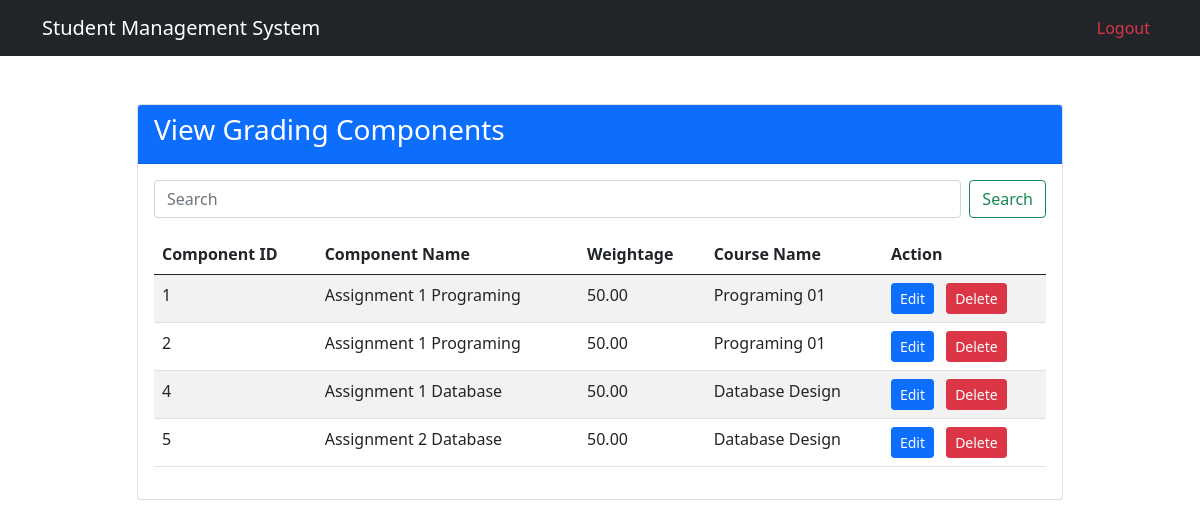
The page /view_grading_components.php on the database its author committed.
### tables this page shows
CREATE TABLE `GradingComponent` (
  `ComponentID` int(11) NOT NULL,
  `ComponentName` varchar(100) NOT NULL,
  `Weightage` decimal(5,2) NOT NULL CHECK (`Weightage` >= 0 and `Weightage` <= 100),
  `CourseID` int(11) DEFAULT NULL
);

CREATE TABLE `Course` (
  `CourseID` int(11) NOT NULL,
  `CourseCode` varchar(20) NOT NULL,
  `CourseName` varchar(100) NOT NULL,
  `Description` text DEFAULT NULL,
  `Department` varchar(50) DEFAULT NULL,
  `CreditHours` int(11) NOT NULL
);

### view_grading_components.php (the view, shortened to what this page needs)
<!DOCTYPE html>
<html>
<head>
    <link href="https://cdn.jsdelivr.net/npm/bootstrap@5.0.2/dist/css/bootstrap.min.css" rel="stylesheet">
</head>
<body>
    <?php require_once 'header.php'; ?>
    <div class="container mt-5">
        <div class="row justify-content-center">
            <div class="col-md-10">
                <div class="card">
                    <div class="card-header bg-primary text-white">
                        <h3 class="card-title">View Grading Components</h3>
                    </div>
                    <div class="card-body">
                        <form class="d-flex mb-3" method="get" action="<?php echo $_SERVER['PHP_SELF']; ?>">
                            <input class="form-control me-2" type="search" name="search" placeholder="Search" aria-label="Search">
                            <button class="btn btn-outline-success" type="submit">Search</button>
                        </form>
                        <table class="table table-striped">
                            <thead>
                                <tr>
                                    <th>Component ID</th>
                                    <th>Component Name</th>
                                    <th>Weightage</th>
                                    <th>Course Name</th>
                                    <th>Action</th>
                                </tr>
                            </thead>
                            <tbody>
                                <?php
                                include 'db_connect.php';
                                if (isset($_GET['search'])) {
                                    $search = $_GET['search'];
                                    $sql = "SELECT gc.ComponentID, gc.ComponentName, gc.Weightage, c.CourseName FROM GradingComponent gc JOIN Course c ON gc.CourseID = c.CourseID WHERE gc.ComponentName LIKE '%$search%' OR c.CourseName LIKE '%$search%'";
                                } else {
                                    $sql = "SELECT gc.ComponentID, gc.ComponentName, gc.Weightage, c.CourseName FROM GradingComponent gc JOIN Course c ON gc.CourseID = c.CourseID";
                                }
                                $result = $conn->query($sql);
                                if ($result->num_rows > 0) {
                                    while ($row = $result->fetch_assoc()) {
                                        echo '<tr>';
                                        echo '<td>' . $row["ComponentID"] . '</td>';
                                        echo '<td>' . $row["ComponentName"] . '</td>';
                                        echo '<td>' . $row["Weightage"] . '</td>';
                                        echo '<td>' . $row["CourseName"] . '</td>';
                                        echo '<td>
                                                <a href="edit_grading_component.php?componentID=' . $row["ComponentID"] . '" class="btn btn-primary btn-sm me-2">Edit</a>
                                                <a href="delete_grading_component.php?componentID=' . $row["ComponentID"] . '" class="btn btn-danger btn-sm">Delete</a>
                                            </td>';
                                        echo '</tr>';
                                    }
                                } else {
                                    echo '<tr><td colspan="5">No grading components found.</td></tr>';
                                }
                                ?>
                            </tbody>
                        </table>
                    </div>
                </div>
            </div>
        </div>
    </div>
</body>
</html>

### header.php (shortened to what this page needs)
<nav class="navbar navbar-expand-lg navbar-dark bg-dark">
    <div class="container">
        <a class="navbar-brand" href="/">Student Management System</a>
        <div class="collapse navbar-collapse" id="navbarNav">
            <ul class="navbar-nav ms-auto">
                <li class="nav-item">
                    <a class="nav-link text-danger" href="logout.php">Logout</a>
                </li>
            </ul>
        </div>
    </div>
</nav>

### rows shown on the page
gradingcomponent: ComponentID "1", ComponentName "Assignment 1 Programing", Weightage "50.00", CourseID.CourseName "Programing 01"
gradingcomponent: ComponentID "2", ComponentName "Assignment 1 Programing", Weightage "50.00", CourseID.CourseName "Programing 01"
gradingcomponent: ComponentID "4", ComponentName "Assignment 1 Database", Weightage "50.00", CourseID.CourseName "Database Design"
gradingcomponent: ComponentID "5", ComponentName "Assignment 2 Database", Weightage "50.00", CourseID.CourseName "Database Design"
